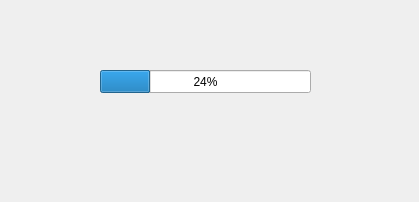
<?xml version="1.0" encoding="UTF-8"?>
<ui version="4.0">
 <class>save2file</class>
 <widget class="QWidget" name="save2file">
  <property name="geometry">
   <rect>
    <x>0</x>
    <y>0</y>
    <width>419</width>
    <height>202</height>
   </rect>
  </property>
  <property name="windowTitle">
   <string>Form</string>
  </property>
  <widget class="QProgressBar" name="progressBar">
   <property name="geometry">
    <rect>
     <x>100</x>
     <y>70</y>
     <width>211</width>
     <height>23</height>
    </rect>
   </property>
   <property name="value">
    <number>24</number>
   </property>
  </widget>
 </widget>
 <resources/>
 <connections/>
</ui>
